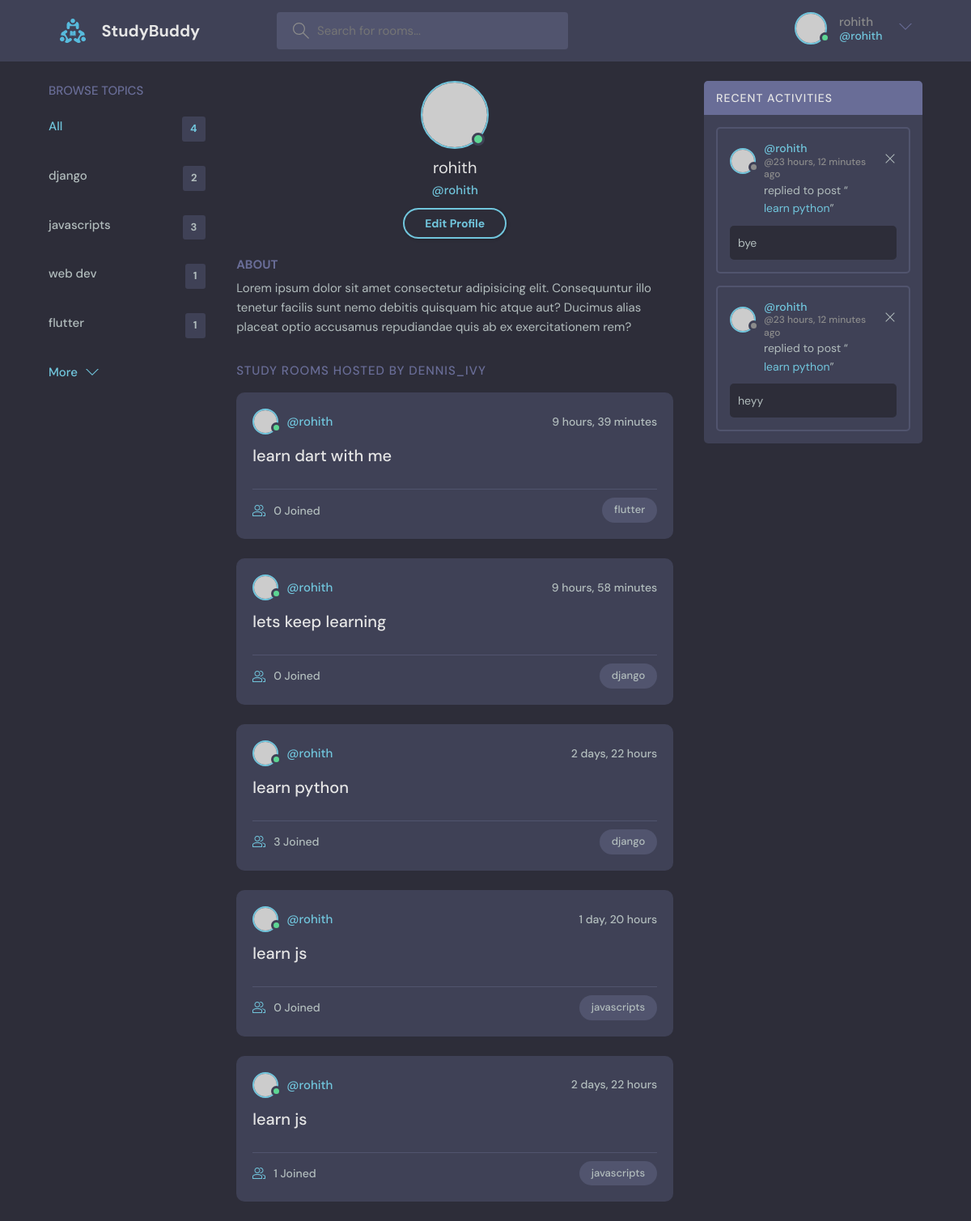
/profile/1/ (signed in), run on the app's committed database.
### base/models.py (models this page shows, shortened)
class Topic(models.Model):
    name = models.CharField(max_length = 200)

class Room(models.Model):
    host = models.ForeignKey(User,on_delete = models.SET_NULL,null = True)
    topic = models.ForeignKey(Topic,on_delete = models.SET_NULL,null = True)
    name = models.CharField(max_length = 200)
    description = models.TextField(null = True,blank =True)
    participants = models.ManyToManyField(User,related_name = 'participants',blank = True)
    updated = models.DateTimeField(auto_now = True)
    created = models.DateTimeField(auto_now_add=True)
    class Meta:
        ordering = ['-updated','-created']
    def __str__(self):
        return self.name

class  Message(models.Model):
    user = models.ForeignKey(User,on_delete=models.CASCADE)
    room = models.ForeignKey(Room,on_delete = models.CASCADE)
    body = models.TextField()
    updated = models.DateTimeField(auto_now = True)
    created = models.DateTimeField(auto_now_add=True)
    class Meta:
        ordering = ['-updated','-created']

### base/views.py (the view)
# urls.py: path('profile/<str:pk>/',views.userProfile,name = "user-profile"),
def userProfile(request,pk):
    user = User.objects.get(id = pk)
    rooms = user.room_set.all()
    room_messages = user.message_set.all()
    topics = Topic.objects.all()
    context = {'user':user,'rooms':rooms,'topics':topics,'room_messages':room_messages}
    return render(request,'base/profile.html',context)

### base/templates/base/profile.html
{%extends 'main.html' %}
{%block content%}
  <main class="profile-page layout layout--3">
    <div class="container">
      {%include 'base/topics_components.html'%}
      <div class="roomList">
        <div class="profile">
          <div class="profile__avatar">
            <div class="avatar avatar--large active">
              <img src="https://randomuser.me/api/portraits/men/11.jpg" />
            </div>
          </div>
          <div class="profile__info">
            <h3>{{user.username}}</h3>
            <p>@{{user.username}}</p>
            <a href="edit-user.html" class="btn btn--main btn--pill">Edit Profile</a>
          </div>
          <div class="profile__about">
            <h3>About</h3>
            <p>
              Lorem ipsum dolor sit amet consectetur adipisicing elit. Consequuntur illo tenetur
              facilis sunt nemo debitis quisquam hic atque aut? Ducimus alias placeat optio
              accusamus repudiandae quis ab ex exercitationem rem?
            </p>
          </div>
        </div>
        <div class="roomList__header">
          <div>
            <h2>Study Rooms Hosted by dennis_ivy</a>
            </h2>
          </div>
        </div>
        {%include 'base/feed_components.html' %}
      </div>
      {%include 'base/activity_component.html'%}
    </div>
  </main>
{%endblock content%}

### templates/navbar.html (shortened to what this page needs)
{% load static%}
<header class="header header--loggedIn">
    <div class="container">
      <a href="{% url 'home'%}" class="header__logo">
        <img src="{%static 'images/logo.svg'%}" />
        <h1>StudyBuddy</h1>
      </a>
      <form class="header__search" method = "GET" action = "{% url 'home' %}">
        <label>
          <input name = "q" placeholder="Search for rooms..." />
        </label>
      </form>
      <nav class="header__menu">
        {% if request.user.is_authenticated %}
        <div class="header__user">
          <a href="profile.html">
            <div class="avatar avatar--medium active">
              <img src="https://randomuser.me/api/portraits/men/37.jpg" />
            </div>
            <p>{{request.user.username}}<span>@{{request.user.username}}</span></p>
          </a>
          <button class="dropdown-button">
            <svg version="1.1" xmlns="http://www.w3.org/2000/svg" width="32" height="32" viewBox="0 0 32 32">
              <title>chevron-down</title>
              <path d="M16 21l-13-13h-3l16 16 16-16h-3l-13 13z"></path>
            </svg>
          </button>
        </div>
         {%else%}
        <a href="{% url 'login' %}">
          <img src="{%static 'images/avatar.svg'%}" />
          <p>Login</p>
        </a>
        {%endif%}
      </nav>
    </div>
  </header>

### base/templates/base/topics_components.html
<div class="topics">
    <div class="topics__header">
      <h2>Browse Topics</h2>
    </div>
    <ul class="topics__list">
      <li>
        <a href="{%url 'home'%}" class="active">All <span>{{topics.count}}</span></a>
      </li>
      {%for topic in topics%}
      <li>
        <a href="{% url 'home'%}?q={{topic.name}}">{{topic.name}} <span>{{topic.room_set.all.count}}</span></a>
      </li>
      {%endfor%}
    </ul>
    <a class="btn btn--link" href="topics.html">
      More
      <svg version="1.1" xmlns="http://www.w3.org/2000/svg" width="32" height="32" viewBox="0 0 32 32">
        <title>chevron-down</title>
        <path d="M16 21l-13-13h-3l16 16 16-16h-3l-13 13z"></path>
      </svg>
    </a>
  </div>

### base/templates/base/feed_components.html (shortened to what this page needs)
{%for room in rooms%}
<div class="roomListRoom">
    <div class="roomListRoom__header">
      <a href="{% url 'user-profile' room.host.id %}" class="roomListRoom__author">
        <div class="avatar avatar--small active">
          <img src="https://randomuser.me/api/portraits/men/11.jpg" />
        </div>
        <span>@{{room.host.username}}</span>
      </a>
      <div class="roomListRoom__actions">
        <span>{{room.created|timesince}}</span>
      </div>
    </div>
    <div class="roomListRoom__content">
      <a href="{% url 'room' room.id %}">{{room.name}}</a>
    </div>
    <div class="roomListRoom__meta">
      <a class="roomListRoom__joined" href = "{% url 'room' room.id %}">
        {{room.participants.all.count}} Joined
      </a>
      <p class="roomListRoom__topic">{{room.topic.name}}</p>
    </div>
  </div>
{% endfor %}

### base/templates/base/activity_component.html
<div class="activities">
    <div class="activities__header">
      <h2>Recent Activities</h2>
    </div>
    {%for message in room_messages%}
    <div class="activities__box">
      <div class="activities__boxHeader roomListRoom__header">
        <a href="{% url 'user-profile' message.user.id %}" class="roomListRoom__author">
          <div class="avatar avatar--small">
            <img src="https://randomuser.me/api/portraits/women/11.jpg" />
          </div>
          <p>
            @{{message.user}}
            <span>@{{message.created|timesince}} ago</span>
          </p>
        </a>
        {% if request.user == message.user %}
        <div class="roomListRoom__actions">
          <a href="{% url 'delete-message' message.id %}">
            <svg version="1.1" xmlns="http://www.w3.org/2000/svg" width="32" height="32" viewBox="0 0 32 32">
              <title>remove</title>
              <path
                d="M27.314 6.019l-1.333-1.333-9.98 9.981-9.981-9.981-1.333 1.333 9.981 9.981-9.981 9.98 1.333 1.333 9.981-9.98 9.98 9.98 1.333-1.333-9.98-9.98 9.98-9.981z"
              ></path>
            </svg>
          </a>
        </div>
        {%endif%}
      </div>
      <div class="activities__boxContent">
        <p>replied to post “<a href="{%url 'room' message.room.id %}">{{message.room}}</a>”</p>
        <div class="activities__boxRoomContent">
          {{message.body}}
        </div>
      </div>
    </div>
    {%endfor%}
  </div>

### data on the page
Topic: name "django", room_set.all.count "2"
Topic: name "javascripts", room_set.all.count "3"
Topic: name "web dev", room_set.all.count "1"
Topic: name "flutter", room_set.all.count "1"
Room: host.username "rohith", created "9 hours, 39 minutes", name "learn dart with me", participants.all.count "0", topic.name "flutter"
Room: host.username "rohith", created "9 hours, 58 minutes", name "lets keep learning", participants.all.count "0", topic.name "django"
Room: host.username "rohith", created "2 days, 22 hours", name "learn python", participants.all.count "3", topic.name "django"
Room: host.username "rohith", created "1 day, 20 hours", name "learn js", participants.all.count "0", topic.name "javascripts"
Room: host.username "rohith", created "2 days, 22 hours", name "learn js", participants.all.count "1", topic.name "javascripts"
Message: user "rohith", created "23 hours, 12 minutes", room "learn python", body "bye"
Message: user "rohith", created "23 hours, 12 minutes", room "learn python", body "heyy"

### other printed values
{{ request.user.username }} "rohith"
{{ topics.count }} "4"
{{ user.username }} "rohith"
